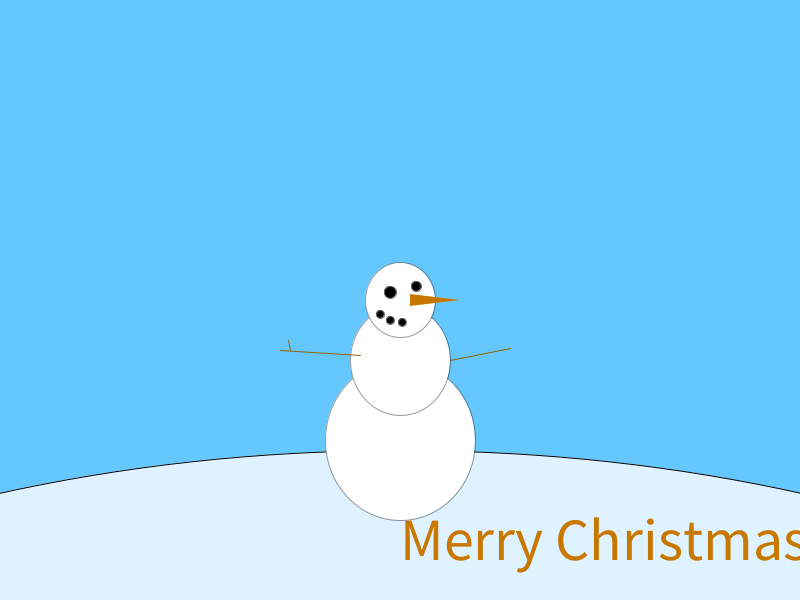
Frame 1 (no input)
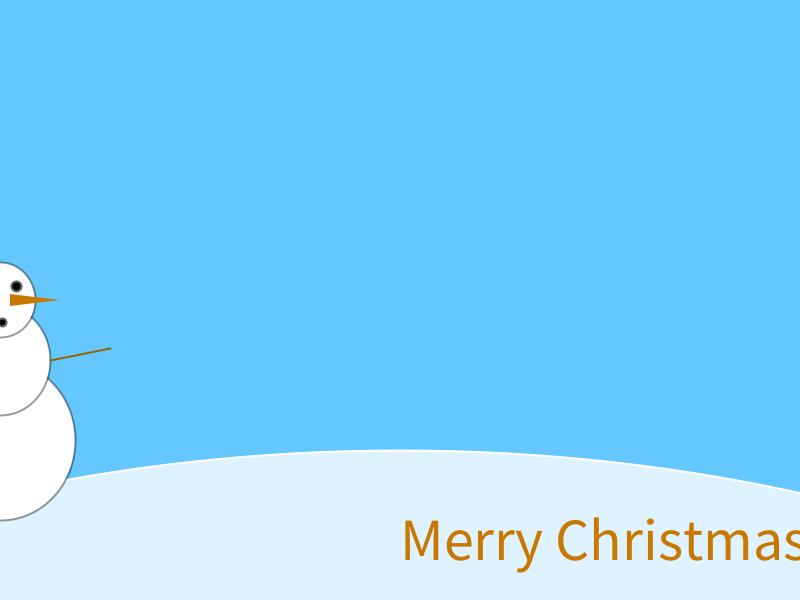
Frame 60 (the mouse pressed at the canvas centre just before this capture)
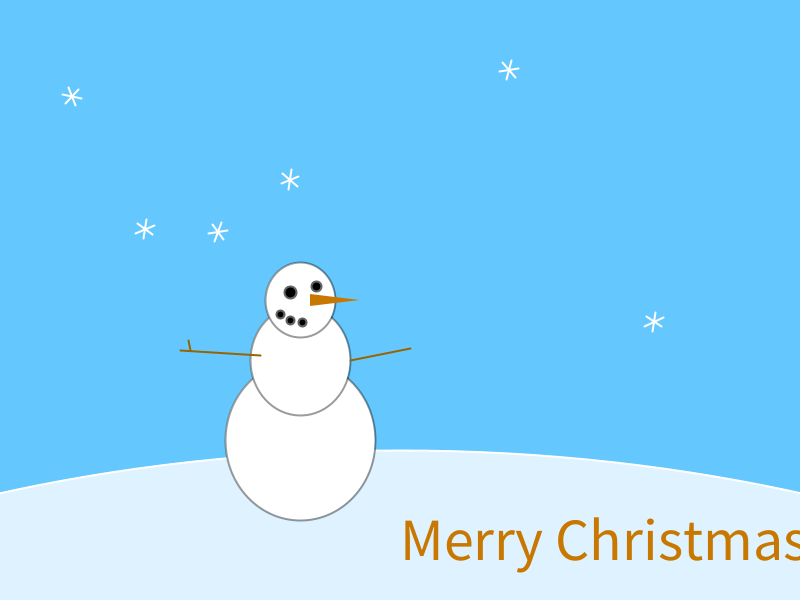
Frame 120 (the mouse held since frame 60 and released just before this capture)

The Processing sketch that drew these frames (run headless with seeded random() and noise(); from frame 60 on, the mouse is pressed at the canvas centre):

// Processing sketch: problem
// ── problem.pde
Snow[] snow;
Snowman bob;

void setup()
{
  size(800, 600);
  textSize(60);

  int s = 10;
  snow = new Snow[s];
  for (int i=0; i<snow.length; i++) {
    snow[i] = new Snow((i+1)*width/(s+1), random(2, 6));
  }
  bob = new Snowman();
}

void draw()
{ 
  background(100, 200, 255);

  fill(255, 200);
  ellipse(width/2, height * 2, width * 3, height * 2.5);
  
  bob.draw();
  
  drawSnow();

  text("Merry Christmas!", width/2, height-40);
  fill(20, 20, 150);
}

void drawSnow() {
  stroke(255);
  strokeWeight(2);
  for (int i=0; i<snow.length; i++) {
    snow[i].draw();
  }
}


// ── Snow.pde
class Snow
{
  float x, y, angle, speed;
  Snow(float x, float s) {
    this.x = x;
    this.y = random(-height-10, -10); // Start randomly above screen
    this.speed = s;
  }

  void draw() {
    // FALL AND SPIN
    this.angle = this.angle + this.speed;
    this.y = this.y + this.speed;
    if (this.y > height) {
      this.y = -10;
    }
    
    // DRAW

    pushMatrix();

    translate(this.x, this.y);
    rotate(radians(this.angle));

    line(-10, 0, 10, 0);
    line(-5, -8, 5, 8);
    line(-5, 8, 5, -8);

    popMatrix();
  }
}


// ── Snowman.pde
class Snowman
{
  float x, y;
  float prevX, lastX;
  
  Snowman() {
    this.x = width/2;
    this.prevX = this.x;
    this.lastX = this.prevX;
    this.y = height - 160;
  }
  
  void draw() {
    fill(255);
    stroke(0, 100);
    
    ellipse(this.x, this.y, 150, 160);         //Body
    ellipse(this.prevX, this.y-80, 100, 110); // Middle
    ellipse(this.lastX, this.y-140, 70, 75);  // Head
    
    // ARMS
    pushMatrix();
    translate(this.prevX, this.y-80);
    
    stroke(150, 100, 0);
    line(-40, -5, -120, -10);
    line(-110, -10, -112, -20);
    line(50, 0, 110, -12);
    
    popMatrix();
    
    // FACE
    pushMatrix();
    translate(this.lastX, this.y-140);
    
    fill(0);
    stroke(100);
    ellipse(-10, -8, 12, 12);
    ellipse(16, -14, 10, 10);
    ellipse(-20, 14, 8, 8);
    ellipse(-10, 20, 8, 8);
    ellipse(2, 22, 8, 8);
    
    // NOSE
    fill(200, 120, 0);
    noStroke();
    beginShape();
    vertex(10, -6);
    vertex(60, 0);
    vertex(10, 6);
    endShape(CLOSE);
    
    popMatrix();
    
    
    this.lastX = this.prevX;
    this.prevX = this.x;
    this.x = mouseY;
  }
}
